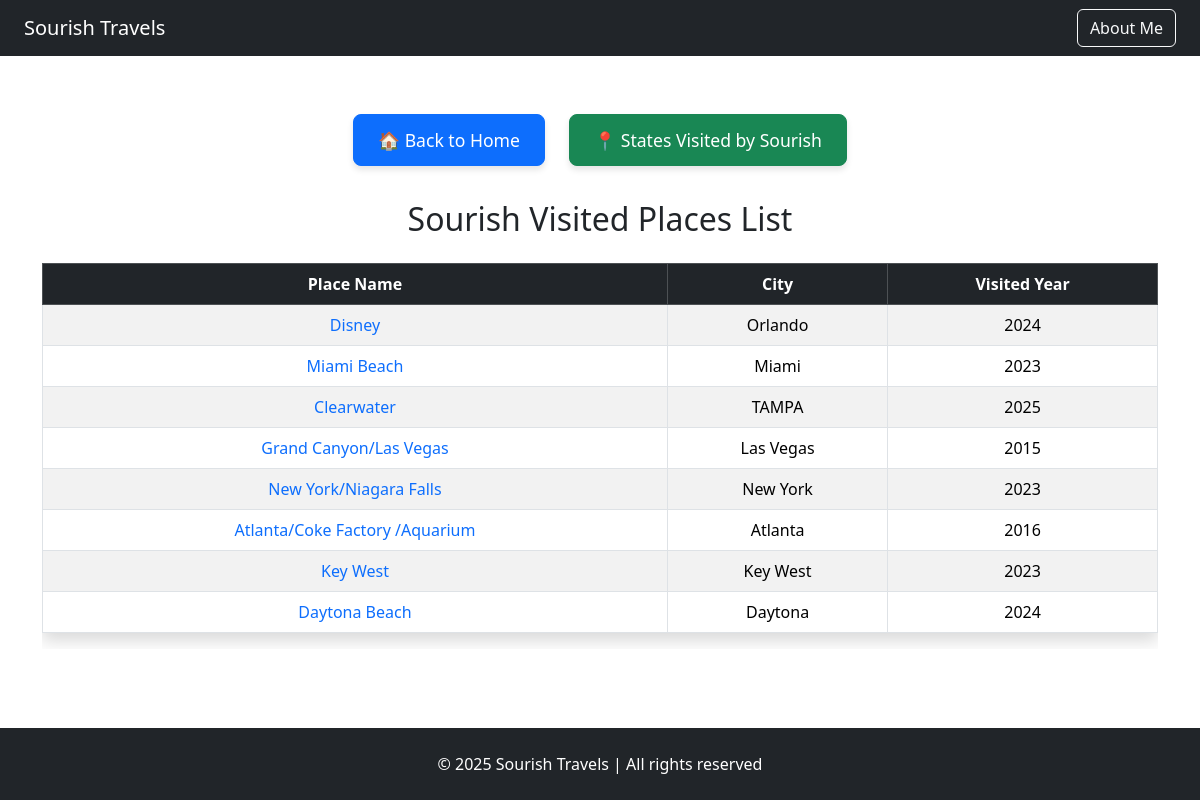
Before: /sourishtravellist/ with the older database file.
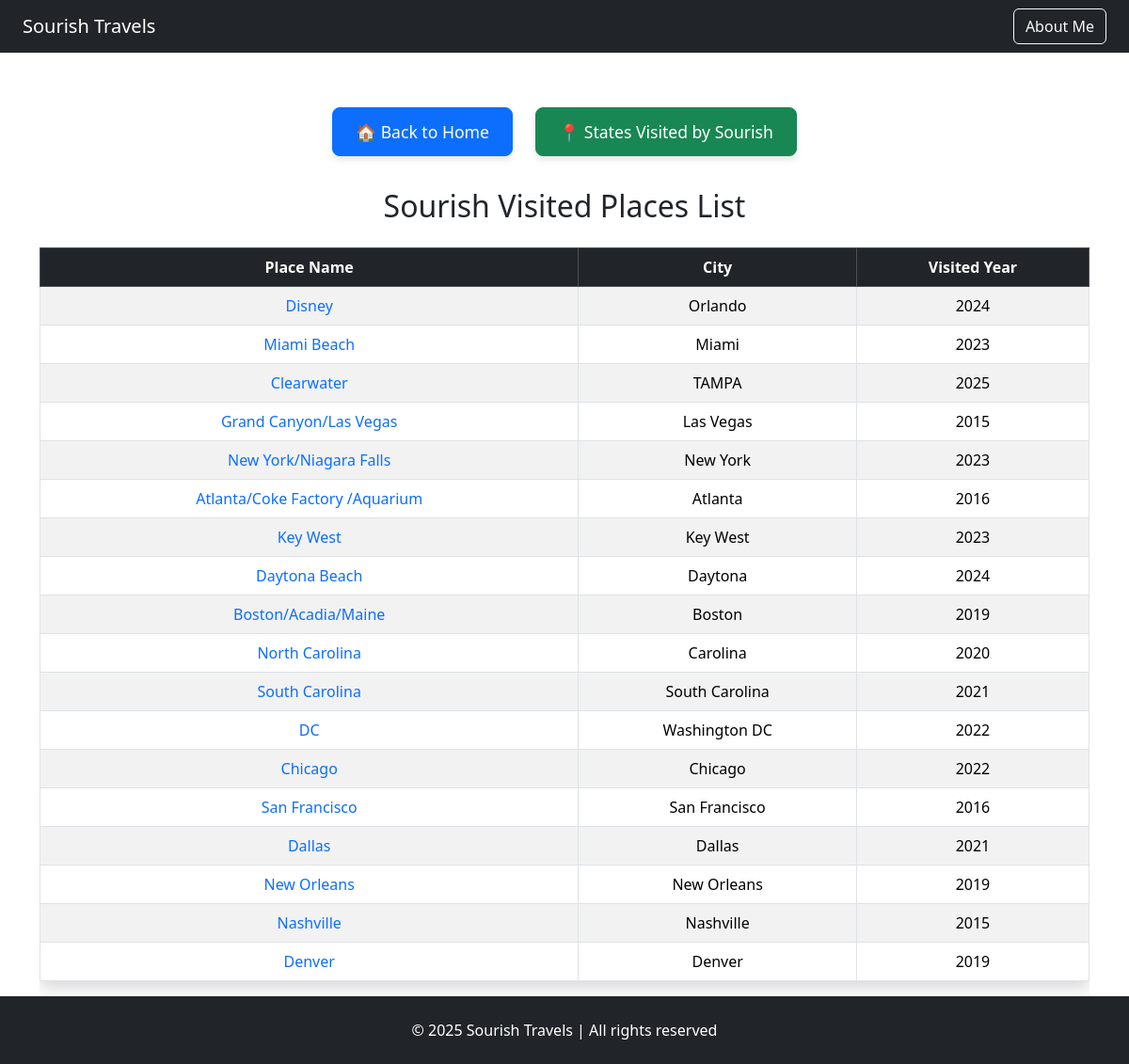
After: the same page with the newer database file.
### sourishtravellist/models.py (models this page shows)
class PlacesVisited(models.Model):
    place_name = models.CharField(max_length=255)
    place_city = models.CharField(max_length=255)
    place_zip = models.CharField(max_length=255)
    visited_year = models.IntegerField()
    visited_though = models.CharField(max_length=255)
    place_state = models.ForeignKey(Places, on_delete=models.CASCADE)
    record_create= models.DateTimeField(default=timezone.now)
    record_update= models.DateTimeField(default=timezone.now)
    description = models.TextField(blank=True, null=True)

### sourishtravellist/views.py (the view)
# urls.py: path('',views.index,name='index'),
def index(request):
    places=PlacesVisited.objects.all()
    return render(request, 'placesVisited/travelListPlacesHome.html', {'places': places})

### sourishtravellist/templates/placesVisited/travelListPlacesHome.html (shortened to what this page needs)
{% extends 'base.html' %}
{% block content %}
<div class="container mt-5">
    <div class="text-center mb-4">
        <a href="{% url 'home' %}" class="btn btn-primary custom-home-btn">🏠 Back to Home</a>
        <a href="{% url 'states' %}" class="btn btn-success custom-home-btn1">📍 States Visited by Sourish</a>
    </div>
    <h2 class="text-center mb-4">Sourish Visited Places List</h2>
    {% if places %}
    <div class="table-responsive">
        <table class="table table-bordered table-striped table-hover text-center shadow">
            <thead class="table-dark">
                <tr>
                    <th>Place Name</th>
                    <th>City</th>
                    <th>Visited Year</th>
                </tr>
            </thead>
            <tbody>
                {% for place in places %}
                    <tr>
                        <td>
                            <a href="{% url 'place_details' place.id %}" class="text-decoration-none">{{ place.place_name }}</a>
                        </td>
                        <td>{{ place.place_city }}</td>
                        <td>{{ place.visited_year }}</td>
                    </tr>
                {% endfor %}
            </tbody>
        </table>
    </div>
    {% else %}
        <p class="text-center text-muted">No places found.</p>
    {% endif %}
</div>
{% endblock %}

### sourishtravellist/templates/base.html (shortened to what this page needs)
<!DOCTYPE html>
<html lang="en">
<head>
    {% load static %}
    <link href="https://cdn.jsdelivr.net/npm/bootstrap@5.3.3/dist/css/bootstrap.min.css" rel="stylesheet">
</head>
<body class="d-flex flex-column min-vh-100">
<nav class="navbar navbar-dark bg-dark px-4">
    <a class="navbar-brand" href="{% url 'home' %}">Sourish Travels</a>
    <div class="ms-auto">
        <a href="{% url 'places_aboutme' %}" class="btn btn-outline-light">About Me</a>
    </div>
</nav>
<main class="flex-fill">
    {% block content %}{% endblock %}
</main>
<footer class="bg-dark text-white text-center p-4">
    &copy; 2025 Sourish Travels | All rights reserved
</footer>
</body>
</html>

### sourishtravellist/templates/placesVisited/travelListPlacesHome.html (style rules this page uses)
.custom-home-btn, .custom-home-btn1 { padding: 12px 24px; font-size: 1.1rem; border-radius: 8px; font-weight: 500; transition: background-color 0.3s ease, transform 0.2s ease; box-shadow: 0 4px 6px rgba(0,0,0,0.1); margin: 10px; }

Changed rows visible on the page:
added PlacesVisited: place_name "Boston/Acadia/Maine", place_city "Boston", visited_year "2019"
added PlacesVisited: place_name "North Carolina", place_city "Carolina", visited_year "2020"
added PlacesVisited: place_name "South Carolina", place_city "South Carolina", visited_year "2021"
added PlacesVisited: place_name "DC", place_city "Washington DC", visited_year "2022"
added PlacesVisited: place_name "Chicago", place_city "Chicago", visited_year "2022"
added PlacesVisited: place_name "San Francisco", place_city "San Francisco", visited_year "2016"
added PlacesVisited: place_name "Dallas", place_city "Dallas", visited_year "2021"
added PlacesVisited: place_name "New Orleans", place_city "New Orleans", visited_year "2019"
added PlacesVisited: place_name "Nashville", place_city "Nashville", visited_year "2015"
added PlacesVisited: place_name "Denver", place_city "Denver", visited_year "2019"
